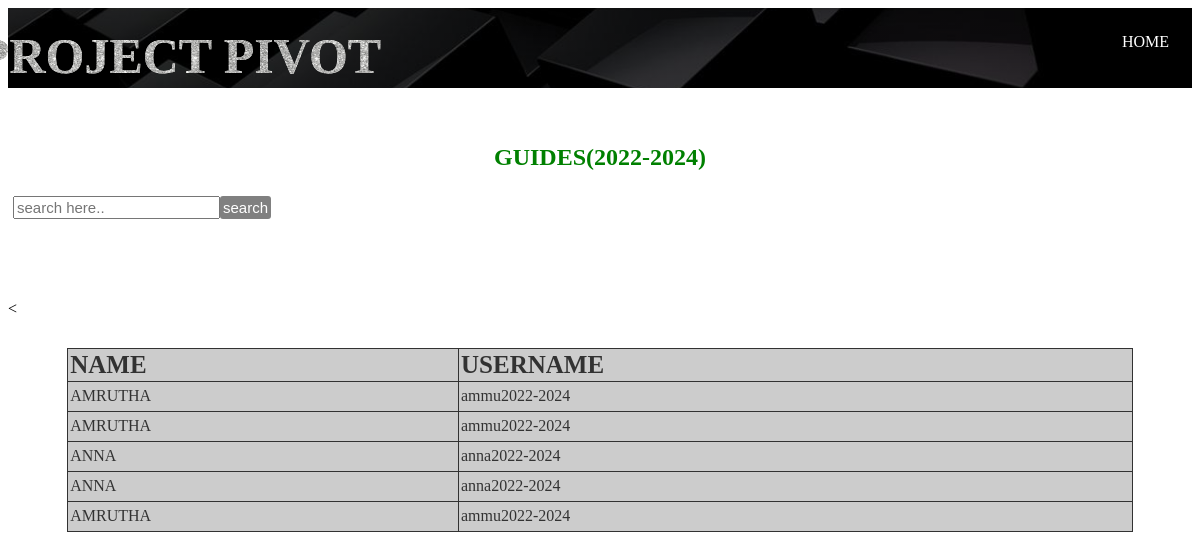
/guideview.php (signed in), run on the app's committed database.
### tables this page shows
CREATE TABLE `guide` (
  `id` int(30) NOT NULL,
  `batch` varchar(30) NOT NULL,
  `name` varchar(30) NOT NULL,
  `sid` varchar(30) NOT NULL,
  `uid` varchar(30) NOT NULL
);

### guideview.php (the view, shortened to what this page needs)
<?php
$batch=$_SESSION['batch'];
$con=mysqli_connect('localhost','root','','project');
$result=mysqli_query($con,"select * from guide where batch='$batch'");
?>
<html>
<head>
<link rel="stylesheet" type="text/css" href="maincss.css">
<link rel="stylesheet" type="text/css" href="view.css">
<link rel="stylesheet" type="text/css" href="search.css"></head>
<body style="background-image: url('cell.jpg'); background-repeat: no-repeat;background-size: cover"><header>
            <div class="main">
    <ul>
<li><a href="advisorhome.php">HOME</a></li></ul></div>
        <div class="title">
            <h3>PROJECT PIVOT </h3></div></header>
        <div class="title">
            <h3>PROJECT PIVOT </h3></div></header><br><br>
<font face="Bahnschrift Condensed">
<h2><center><font color="green">GUIDES(<?php
echo  $_SESSION['batch'] ;
?>)</font></center></h2>
<form  method="post" action="guidesearch.php" >
	<div class="input-group"><table ><tr align="left" >
<input type="text" name="srch" placeholder="search here.." class="btns">
<input type="submit" name="search" value="search" class="btn"></tr></table></div>
</form>
<table style="background-color: silver; background-repeat: no-repeat;background-size: cover;opacity: 0.8;">
<thead class="trs">
<tr >
<th>NAME</th>
<th>USERNAME</th>
<</thead>
<tbody>
<?php while ($row=mysqli_fetch_array($result)) { ?>
<tr>
<td><?php echo $row['name']; ?></td>
<td><?php echo $row['uid']; ?></td>
</tr> <?php } ?>
</table>
</body>
</html

### maincss.css (style rules this page uses)
header { background-image:linear-gradient(rgba(0,0,0,0.4),rgba(0,0,0,0.4)),url(black.jpg); height: 10vh; background-size: cover; background-position: center; }
ul { float:right; list-style-type: none; margin-top: 25px; }
ul li { display: inline-block; }
ul li a { font-color :green; text-decoration: none; color: #fff; padding: 5px 20px; border:3px solid transparent; transition: 0.6s ease; }
.title { position: absolute; top:7%; left:15%; float:center; transform: translate(-50%,-50%); }
.title h3 { color: #fff; font-size: 50px; }
.title h3 { font-size:50px; font-family: Bahnschrift Condensed;,serif; text-align:center; color:rgba(225,225,225,.1); background-image: url(download.jpg); background-repeat: repeat-x; -webkit-background-clip:text; animation: animate 15s linear infinite; float: center; }

### view.css (style rules this page uses)
table { width: 90%; margin: 30px auto; border-collapse: collapse; text-align: left; }
th { font-size: 25px; }
th,td { border: 1px solid #000; height: 30px; padding:2px; }

### search.css (style rules this page uses)
.input-group { margin: 10px 0px 10px 0px; font-size: 50px; padding: 5px; border-spacing: 5px; }
.btn { padding: 3px; font-size: 15px; color: white; background:grey ; border:none; border-radius: 3px; }
.btns { font-size: 15px; }

### data on the page
guide: name "AMRUTHA", uid "ammu2022-2024"
guide: name "AMRUTHA", uid "ammu2022-2024"
guide: name "ANNA", uid "anna2022-2024"
guide: name "ANNA", uid "anna2022-2024"
guide: name "AMRUTHA", uid "ammu2022-2024"

### other printed values
$_SESSION['batch'] "2022-2024"
